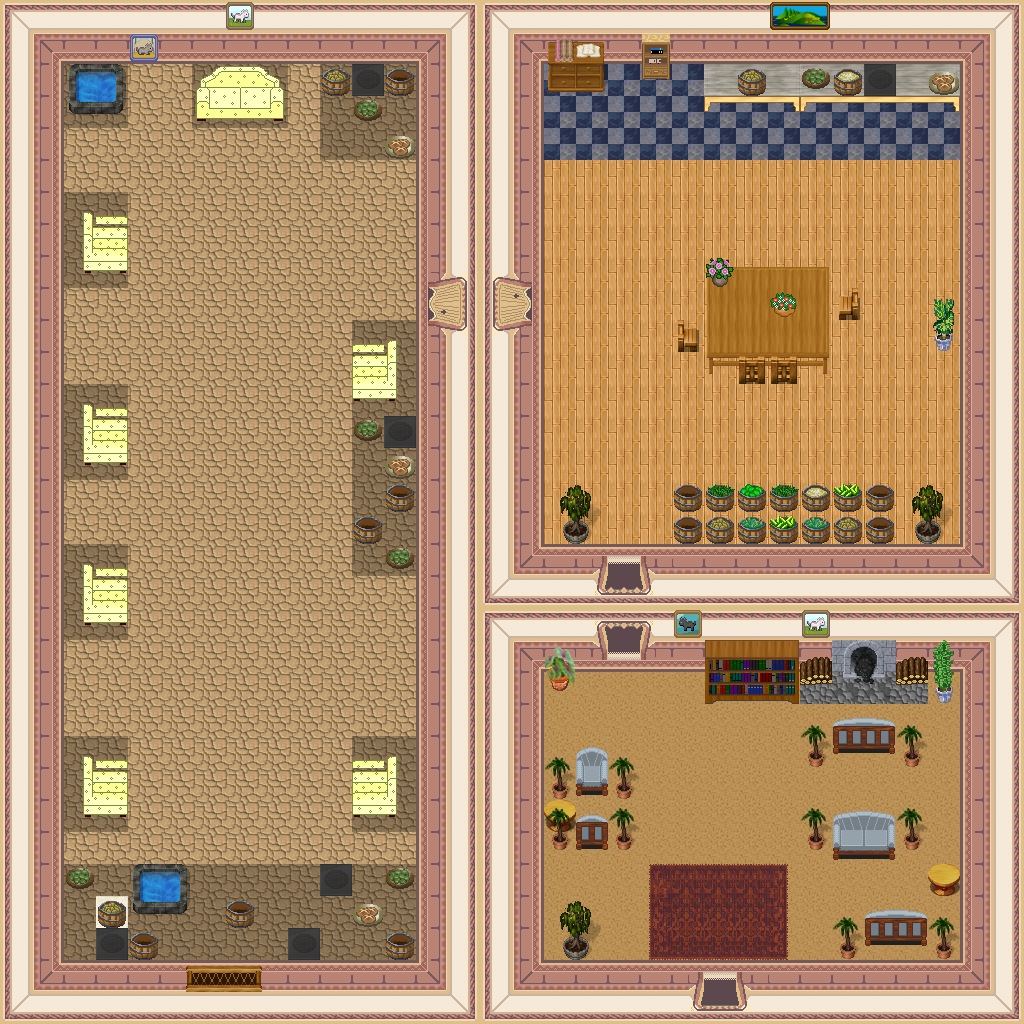

A level layout from a 2D game, rendered from its tile map. Below: a short description, then the map file with tile-grid data replaced by summaries:
An orthogonal 32x32 tile map with 32x32 px tiles, 4 tile layers (0_floor, 1_terrain, 2_object, 3_roof), 3 hidden layers not drawn, 36 tilesets.

<map version="1.0" tiledversion="1.1.3" orientation="orthogonal" renderorder="right-down" width="32" height="32" tilewidth="32" tileheight="32" infinite="0" nextobjectid="1">
 <tileset firstgid="1" name="wall" tilewidth="32" tileheight="32" tilecount="16" columns="2">
  <image source="../../tileset/building/wall/int_wall_pale.png" width="64" height="256" />
 </tileset>
 <tileset firstgid="17" name="wall2" tilewidth="32" tileheight="32" tilecount="20" columns="2">
  <image source="../../tileset/building/wall/int_wall_purple.png" width="64" height="320" />
 </tileset>
 <tileset firstgid="37" name="entrance" tilewidth="32" tileheight="32" tilecount="36" columns="9">
  <image source="../../tileset/building/entrance/pale_red_ns.png" width="288" height="128" />
 </tileset>
 <tileset firstgid="73" name="entrance details" tilewidth="32" tileheight="32" tilecount="6" columns="3">
  <image source="../../tileset/building/entrance/detail_ns.png" width="96" height="64" />
 </tileset>
 <tileset firstgid="79" name="../../tileset/ground/indoor/floor_tan.png" tilewidth="32" tileheight="32" tilecount="4" columns="2">
  <image source="../../tileset/ground/indoor/floor_tan.png" width="64" height="64" />
 </tileset>
 <tileset firstgid="83" name="../../tileset/furniture/table/grey_pale.png" tilewidth="32" tileheight="32" tilecount="8" columns="2">
  <image source="../../tileset/furniture/table/grey_pale.png" width="64" height="128" />
 </tileset>
 <tileset firstgid="91" name="../../tileset/furniture/table/table_with_hob_pale.png" tilewidth="32" tileheight="32" tilecount="3" columns="3">
  <image source="../../tileset/furniture/table/table_with_hob_pale.png" width="96" height="32" />
 </tileset>
 <tileset firstgid="94" name="../../tileset/furniture/table/wooden_pale.png" tilewidth="32" tileheight="32" tilecount="1" columns="1">
  <image source="../../tileset/furniture/table/wooden_pale.png" width="32" height="32" />
 </tileset>
 <tileset firstgid="95" name="../../tileset/furniture/table/table_wooden_brown.png" tilewidth="32" tileheight="32" tilecount="9" columns="3">
  <image source="../../tileset/furniture/table/table_wooden_brown.png" width="96" height="96" />
 </tileset>
 <tileset firstgid="104" name="../../tileset/furniture/picture/large_island.png" tilewidth="32" tileheight="32" tilecount="2" columns="2">
  <image source="../../tileset/furniture/picture/large_island.png" width="64" height="32" />
 </tileset>
 <tileset firstgid="106" name="../../tileset/furniture/sink/dark_front_on.png" tilewidth="32" tileheight="32" tilecount="6" columns="2">
  <image source="../../tileset/furniture/sink/dark_front_on.png" width="64" height="96" />
 </tileset>
 <tileset firstgid="112" name="../../tileset/furniture/other/furniture_pine.png" tilewidth="32" tileheight="32" tilecount="16" columns="4">
  <image source="../../tileset/furniture/other/furniture_pine.png" width="128" height="128" />
 </tileset>
 <tileset firstgid="128" name="../../tileset/furniture/chair/wooden_pale.png" tilewidth="32" tileheight="32" tilecount="4" columns="2">
  <image source="../../tileset/furniture/chair/wooden_pale.png" width="64" height="64" />
 </tileset>
 <tileset firstgid="132" name="../../tileset/furniture/carpet/red_purple.png" tilewidth="32" tileheight="32" tilecount="9" columns="3">
  <image source="../../tileset/furniture/carpet/red_purple.png" width="96" height="96" />
 </tileset>
 <tileset firstgid="141" name="../../tileset/item/pot/barrels_2.png" tilewidth="32" tileheight="32" tilecount="8" columns="4">
  <image source="../../tileset/item/pot/barrels_2.png" width="128" height="64" />
 </tileset>
 <tileset firstgid="149" name="../../tileset/plant/indoor/flowering_plant.png" tilewidth="32" tileheight="32" tilecount="2" columns="2">
  <image source="../../tileset/plant/indoor/flowering_plant.png" width="64" height="32" />
 </tileset>
 <tileset firstgid="151" name="../../tileset/plant/indoor/pot_plant_1.png" tilewidth="32" tileheight="32" tilecount="12" columns="6">
  <image source="../../tileset/plant/indoor/pot_plant_1.png" width="192" height="64" />
 </tileset>
 <tileset firstgid="163" name="../../tileset/plant/indoor/plant_potted_2.png" tilewidth="32" tileheight="32" tilecount="2" columns="1">
  <image source="../../tileset/plant/indoor/plant_potted_2.png" width="32" height="64" />
 </tileset>
 <tileset firstgid="165" name="../../tileset/furniture/shelve/small_shelf.png" tilewidth="32" tileheight="32" tilecount="8" columns="2">
  <image source="../../tileset/furniture/shelve/small_shelf.png" width="64" height="128" />
 </tileset>
 <tileset firstgid="173" name="../../tileset/furniture/shelve/dark_bookshelf_2.png" tilewidth="32" tileheight="32" tilecount="6" columns="3">
  <image source="../../tileset/furniture/shelve/dark_bookshelf_2.png" width="96" height="64" />
 </tileset>
 <tileset firstgid="179" name="../../tileset/furniture/chair/sofa_chair_blue.png" tilewidth="32" tileheight="32" tilecount="12" columns="3">
  <image source="../../tileset/furniture/chair/sofa_chair_blue.png" width="96" height="128" />
 </tileset>
 <tileset firstgid="191" name="../../tileset/furniture/shelve/bright_bookshelf_and_cupboard.png" tilewidth="32" tileheight="32" tilecount="6" columns="3">
  <image source="../../tileset/furniture/shelve/bright_bookshelf_and_cupboard.png" width="96" height="64" />
 </tileset>
 <tileset firstgid="197" name="../../tileset/logic/collision.png" tilewidth="32" tileheight="32" tilecount="1" columns="1">
  <image source="../../tileset/logic/collision.png" width="32" height="32" />
 </tileset>
 <tileset firstgid="198" name="../../tileset/logic/portal.png" tilewidth="32" tileheight="32" tilecount="7" columns="7">
  <image source="../../tileset/logic/portal.png" width="224" height="32" />
 </tileset>
 <tileset firstgid="205" name="food" tilewidth="32" tileheight="32" tilecount="2" columns="2">
  <image source="../../tileset/item/food/rustic_meals.png" width="64" height="32" />
 </tileset>
 <tileset firstgid="207" name="cats" tilewidth="32" tileheight="32" tilecount="3" columns="3">
  <image source="../../tileset/furniture/picture/cats.png" width="96" height="32" />
 </tileset>
 <tileset firstgid="210" name="entrance to side" tilewidth="32" tileheight="32" tilecount="48" columns="8">
  <image source="../../tileset/building/entrance/pale_red_ew.png" width="256" height="192" />
 </tileset>
 <tileset firstgid="258" name="window" tilewidth="32" tileheight="32" tilecount="3" columns="3">
  <image source="../../tileset/building/window/window_long_below.png" width="96" height="32" />
 </tileset>
 <tileset firstgid="261" name="meat and fish" tilewidth="32" tileheight="32" tilecount="5" columns="5">
  <image source="../../tileset/logic/item/meat_and_fish.png" width="160" height="32" />
 </tileset>
 <tileset firstgid="266" name="floor_tiles.png" tilewidth="32" tileheight="32" tilecount="9" columns="3">
  <image source="../../tileset/ground/indoor/floor_tiles.png" trans="ff00ff" width="96" height="96" />
 </tileset>
 <tileset firstgid="275" name="floors_3.pnf" tilewidth="32" tileheight="32" tilecount="12" columns="6">
  <image source="../../tileset/ground/indoor/floors_3.png" trans="ff00ff" width="192" height="64" />
 </tileset>
 <tileset firstgid="287" name="planted_containers.png" tilewidth="32" tileheight="32" tilecount="16" columns="4">
  <image source="../../tileset/plant/flower/planted_containers.png" trans="ff00ff" width="128" height="128" />
 </tileset>
 <tileset firstgid="303" name="coal_fire.png" tilewidth="32" tileheight="32" tilecount="4" columns="2">
  <image source="../../tileset/building/decoration/coal_fire.png" trans="ff00ff" width="64" height="64" />
 </tileset>
 <tileset firstgid="307" name="sofa_cream.png" tilewidth="32" tileheight="32" tilecount="6" columns="3">
  <image source="../../tileset/furniture/chair/sofa_cream.png" trans="ff00ff" width="96" height="64" />
 </tileset>
 <tileset firstgid="313" name="armchair_cream.png" tilewidth="32" tileheight="32" tilecount="12" columns="4">
  <image source="../../tileset/furniture/chair/armchair_cream.png" trans="ff00ff" width="128" height="96" />
 </tileset>
 <tileset firstgid="325" name="item/firewood" tilewidth="32" tileheight="32" tilecount="12" columns="3">
  <image source="../../tileset/item/firewood.png" width="96" height="128" />
 </tileset>
 <layer name="0_floor" width="32" height="32">
  <data>[1024 cells, 797 non-empty, 11 distinct tile ids]</data>
 </layer>
 <layer name="1_terrain" width="32" height="32">
  <data>[1024 cells, 567 non-empty, 121 distinct tile ids]</data>
 </layer>
 <layer name="2_object" width="32" height="32">
  <data>[1024 cells, 40 non-empty, 32 distinct tile ids]</data>
 </layer>
 <layer name="3_roof" width="32" height="32">
  <data>[1024 cells, 29 non-empty, 15 distinct tile ids]</data>
 </layer>
 <layer name="objects" width="32" height="32" visible="0">
  <data>[1024 cells, 24 non-empty, 6 distinct tile ids]</data>
 </layer>
 <layer name="collision" width="32" height="32" visible="0" opacity="0.34">
  <data>[1024 cells, 510 non-empty, 1 distinct tile ids]</data>
 </layer>
 <layer name="protection" width="32" height="32" visible="0">
  <data>[1024 cells, 0 non-empty, 0 distinct tile ids]</data>
 </layer>
</map>
